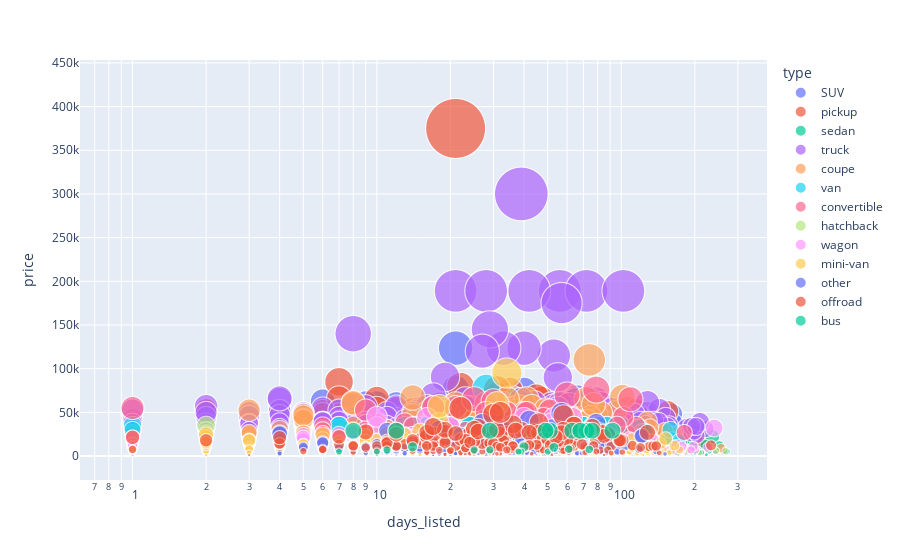

The notebook cell saved with this chart:
### Code cell
fig = px.scatter(car_data, x="days_listed", y="price",
                 size="price", color="type",
                 hover_name="type", log_x=True, size_max=60)
fig.show()

### Figure 1 — Plotly figure (JSON) as saved in the notebook; plotly's stock layout.template omitted (floating-point values rounded to 4 significant figures; data arrays with more than 128 entries replaced by an {"elided": "..."} marker saying what was removed)
{"data": [{"hovertemplate": "<b>%{hovertext}</b><br><br>type=SUV<br>days_listed=%{x}<br>price=%{marker.size}<extra></extra>", "hovertext": {"elided": "12405 str values"}, "legendgroup": "SUV", "marker": {"color": "#636efa", "size": {"elided": "12405 int values"}, "sizemode": "area", "sizeref": 104.2, "symbol": "circle"}, "mode": "markers", "name": "SUV", "showlegend": true, "type": "scattergl", "x": {"elided": "12405 int values"}, "xaxis": "x", "y": {"elided": "12405 int values"}, "yaxis": "y"}, {"hovertemplate": "<b>%{hovertext}</b><br><br>type=pickup<br>days_listed=%{x}<br>price=%{marker.size}<extra></extra>", "hovertext": {"elided": "6988 str values"}, "legendgroup": "pickup", "marker": {"color": "#EF553B", "size": {"elided": "6988 int values"}, "sizemode": "area", "sizeref": 104.2, "symbol": "circle"}, "mode": "markers", "name": "pickup", "showlegend": true, "type": "scattergl", "x": {"elided": "6988 int values"}, "xaxis": "x", "y": {"elided": "6988 int values"}, "yaxis": "y"}, {"hovertemplate": "<b>%{hovertext}</b><br><br>type=sedan<br>days_listed=%{x}<br>price=%{marker.size}<extra></extra>", "hovertext": {"elided": "12154 str values"}, "legendgroup": "sedan", "marker": {"color": "#00cc96", "size": {"elided": "12154 int values"}, "sizemode": "area", "sizeref": 104.2, "symbol": "circle"}, "mode": "markers", "name": "sedan", "showlegend": true, "type": "scattergl", "x": {"elided": "12154 int values"}, "xaxis": "x", "y": {"elided": "12154 int values"}, "yaxis": "y"}, {"hovertemplate": "<b>%{hovertext}</b><br><br>type=truck<br>days_listed=%{x}<br>price=%{marker.size}<extra></extra>", "hovertext": {"elided": "12353 str values"}, "legendgroup": "truck", "marker": {"color": "#ab63fa", "size": {"elided": "12353 int values"}, "sizemode": "area", "sizeref": 104.2, "symbol": "circle"}, "mode": "markers", "name": "truck", "showlegend": true, "type": "scattergl", "x": {"elided": "12353 int values"}, "xaxis": "x", "y": {"elided": "12353 int values"}, "yaxis": "y"}, {"hovertemplate": "<b>%{hovertext}</b><br><br>type=coupe<br>days_listed=%{x}<br>price=%{marker.size}<extra></extra>", "hovertext": {"elided": "2303 str values"}, "legendgroup": "coupe", "marker": {"color": "#FFA15A", "size": {"elided": "2303 int values"}, "sizemode": "area", "sizeref": 104.2, "symbol": "circle"}, "mode": "markers", "name": "coupe", "showlegend": true, "type": "scattergl", "x": {"elided": "2303 int values"}, "xaxis": "x", "y": {"elided": "2303 int values"}, "yaxis": "y"}, {"hovertemplate": "<b>%{hovertext}</b><br><br>type=van<br>days_listed=%{x}<br>price=%{marker.size}<extra></extra>", "hovertext": {"elided": "633 str values"}, "legendgroup": "van", "marker": {"color": "#19d3f3", "size": {"elided": "633 int values"}, "sizemode": "area", "sizeref": 104.2, "symbol": "circle"}, "mode": "markers", "name": "van", "showlegend": true, "type": "scattergl", "x": {"elided": "633 int values"}, "xaxis": "x", "y": {"elided": "633 int values"}, "yaxis": "y"}, {"hovertemplate": "<b>%{hovertext}</b><br><br>type=convertible<br>days_listed=%{x}<br>price=%{marker.size}<extra></extra>", "hovertext": {"elided": "446 str values"}, "legendgroup": "convertible", "marker": {"color": "#FF6692", "size": {"elided": "446 int values"}, "sizemode": "area", "sizeref": 104.2, "symbol": "circle"}, "mode": "markers", "name": "convertible", "showlegend": true, "type": "scattergl", "x": {"elided": "446 int values"}, "xaxis": "x", "y": {"elided": "446 int values"}, "yaxis": "y"}, {"hovertemplate": "<b>%{hovertext}</b><br><br>type=hatchback<br>days_listed=%{x}<br>price=%{marker.size}<extra></extra>", "hovertext": {"elided": "1047 str values"}, "legendgroup": "hatchback", "marker": {"color": "#B6E880", "size": {"elided": "1047 int values"}, "sizemode": "area", "sizeref": 104.2, "symbol": "circle"}, "mode": "markers", "name": "hatchback", "showlegend": true, "type": "scattergl", "x": {"elided": "1047 int values"}, "xaxis": "x", "y": {"elided": "1047 int values"}, "yaxis": "y"}, {"hovertemplate": "<b>%{hovertext}</b><br><br>type=wagon<br>days_listed=%{x}<br>price=%{marker.size}<extra></extra>", "hovertext": {"elided": "1541 str values"}, "legendgroup": "wagon", "marker": {"color": "#FF97FF", "size": {"elided": "1541 int values"}, "sizemode": "area", "sizeref": 104.2, "symbol": "circle"}, "mode": "markers", "name": "wagon", "showlegend": true, "type": "scattergl", "x": {"elided": "1541 int values"}, "xaxis": "x", "y": {"elided": "1541 int values"}, "yaxis": "y"}, {"hovertemplate": "<b>%{hovertext}</b><br><br>type=mini-van<br>days_listed=%{x}<br>price=%{marker.size}<extra></extra>", "hovertext": {"elided": "1161 str values"}, "legendgroup": "mini-van", "marker": {"color": "#FECB52", "size": {"elided": "1161 int values"}, "sizemode": "area", "sizeref": 104.2, "symbol": "circle"}, "mode": "markers", "name": "mini-van", "showlegend": true, "type": "scattergl", "x": {"elided": "1161 int values"}, "xaxis": "x", "y": {"elided": "1161 int values"}, "yaxis": "y"}, {"hovertemplate": "<b>%{hovertext}</b><br><br>type=other<br>days_listed=%{x}<br>price=%{marker.size}<extra></extra>", "hovertext": {"elided": "256 str values"}, "legendgroup": "other", "marker": {"color": "#636efa", "size": {"elided": "256 int values"}, "sizemode": "area", "sizeref": 104.2, "symbol": "circle"}, "mode": "markers", "name": "other", "showlegend": true, "type": "scattergl", "x": {"elided": "256 int values"}, "xaxis": "x", "y": {"elided": "256 int values"}, "yaxis": "y"}, {"hovertemplate": "<b>%{hovertext}</b><br><br>type=offroad<br>days_listed=%{x}<br>price=%{marker.size}<extra></extra>", "hovertext": {"elided": "214 str values"}, "legendgroup": "offroad", "marker": {"color": "#EF553B", "size": {"elided": "214 int values"}, "sizemode": "area", "sizeref": 104.2, "symbol": "circle"}, "mode": "markers", "name": "offroad", "showlegend": true, "type": "scattergl", "x": {"elided": "214 int values"}, "xaxis": "x", "y": {"elided": "214 int values"}, "yaxis": "y"}, {"hovertemplate": "<b>%{hovertext}</b><br><br>type=bus<br>days_listed=%{x}<br>price=%{marker.size}<extra></extra>", "hovertext": ["bus", "bus", "bus", "bus", "bus", "bus", "bus", "bus", "bus", "bus", "bus", "bus", "bus", "bus", "bus", "bus", "bus", "bus", "bus", "bus", "bus", "bus", "bus", "bus"], "legendgroup": "bus", "marker": {"color": "#00cc96", "size": [10500, 28990, 10500, 4995, 28990, 28990, 4995, 28990, 28990, 28990, 4995, 28990, 4995, 28990, 6997, 7900, 7500, 4995, 10000, 6997, 6997, 28990, 28990, 28990], "sizemode": "area", "sizeref": 104.2, "symbol": "circle"}, "mode": "markers", "name": "bus", "showlegend": true, "type": "scattergl", "x": [40, 73, 14, 7, 12, 63, 39, 51, 49, 72, 10, 29, 50, 68, 29, 61, 74, 38, 53, 25, 11, 8, 92, 76], "xaxis": "x", "y": [10500, 28990, 10500, 4995, 28990, 28990, 4995, 28990, 28990, 28990, 4995, 28990, 4995, 28990, 6997, 7900, 7500, 4995, 10000, 6997, 6997, 28990, 28990, 28990], "yaxis": "y"}], "layout": {"legend": {"itemsizing": "constant", "title": {"text": "type"}, "tracegroupgap": 0}, "margin": {"t": 60}, "xaxis": {"anchor": "y", "domain": [0, 1], "title": {"text": "days_listed"}, "type": "log"}, "yaxis": {"anchor": "x", "domain": [0, 1], "title": {"text": "price"}}}}
